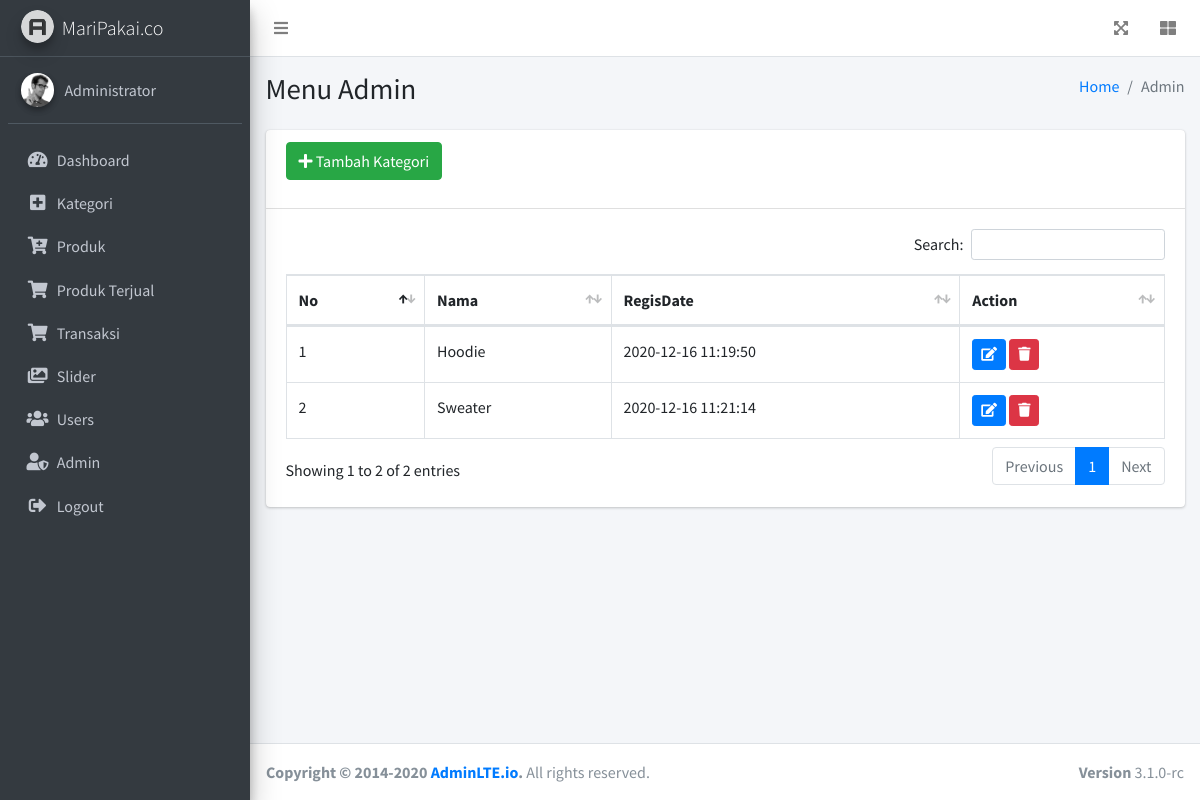
Page /admin/kategori.php (signed in) on the committed database.
### tables this page shows
CREATE TABLE `kategori` (
  `id` int(11) NOT NULL,
  `Namakategori` varchar(120) NOT NULL,
  `RegisDate` timestamp NOT NULL DEFAULT current_timestamp()
);

### admin/kategori.php (the view, shortened to what this page needs)
<?php
include('../include/koneksi.php');
if(strlen($_SESSION['alogin'])==0)
	{
header('location:index.php');
}
else{
?>
<!DOCTYPE html>
<html lang="en">
<head>
  <link rel="stylesheet" href="plugins/fontawesome-free/css/all.min.css">
  <link rel="stylesheet" href="plugins/datatables-bs4/css/dataTables.bootstrap4.min.css">
  <link rel="stylesheet" href="plugins/datatables-responsive/css/responsive.bootstrap4.min.css">
  <link rel="stylesheet" href="plugins/datatables-buttons/css/buttons.bootstrap4.min.css">
  <link rel="stylesheet" href="dist/css/adminlte.min.css">
</head>
<body class="hold-transition sidebar-mini layout-fixed">
<div class="wrapper">
  <nav class="main-header navbar navbar-expand navbar-white navbar-light">
    <ul class="navbar-nav">
      <li class="nav-item">
        <a class="nav-link" data-widget="pushmenu" href="#" role="button"><i class="fas fa-bars"></i></a>
      </li>
    </ul>
    <ul class="navbar-nav ml-auto">
      <li class="nav-item">
        <a class="nav-link" data-widget="fullscreen" href="#" role="button">
          <i class="fas fa-expand-arrows-alt"></i>
        </a>
      </li>
      <li class="nav-item">
        <a class="nav-link" data-widget="control-sidebar" data-slide="true" href="#" role="button">
          <i class="fas fa-th-large"></i>
        </a>
      </li>
    </ul>
  </nav>
  <?php include('./inc/sidebar.php');?>
  <div class="content-wrapper">
    <div class="content-header">
      <div class="container-fluid">
        <div class="row mb-2">
          <div class="col-sm-6">
            <h1 class="m-0">Menu Admin</h1>
          </div>
          <div class="col-sm-6">
            <ol class="breadcrumb float-sm-right">
              <li class="breadcrumb-item"><a href="#">Home</a></li>
              <li class="breadcrumb-item active">Admin</li>
            </ol>
          </div>
        </div>
      </div>
    </div>
    <section class="content">
      <div class="container-fluid">
        <div class="row">
          <div class="col-12">
          <div class="card">
              <div class="card-header">
                <a href="tambah-kat.php" class="btn btn-success mb-3"><i class="fas fa-plus"></i> Tambah Kategori</a>
              </div>
              <div class="card-body">
                <table id="example1" class="table table-bordered table-hover">
                <thead>
                  <tr>
                    <th>No</th>
                    <th>Nama</th>
                    <th>RegisDate</th>
                    <th>Action</th>
                  </tr>
                  </thead>
                  <tbody>
                  <?php
                        $sql = "select * from kategori";
                        $query = $dbh -> prepare($sql);
                        $query->execute();
                        $results=$query->fetchAll(PDO::FETCH_OBJ);
                        $nmr=1;
                        if($query->rowCount() > 0){
                            foreach($results as $res){
                    ?>
                  <tr>
                    <td><?php echo htmlentities($nmr);?></td>
                    <td><?php echo htmlentities($res->Namakategori);?></td>
                    <td><?php echo htmlentities($res->RegisDate);?></td>
                    <td>
                         <a href="change-kat.php?id=<?php echo $res->id;?>" class="btn btn-sm btn-primary"><i class="fas fa-edit"></i></a>
                         <a href="kategori.php?del=<?php echo $res->id;?>" onclick="return confirm('Do you want to delete');" class="btn btn-sm btn-danger"><i class="fas fa-trash"></i></a>
                    </td>
                  </tr>
                  <?php $nmr=$nmr+1; } } ?>
                  </tbody>
                </table>
              </div>
            </div>
          </div>
        </div>
      </div>
    </section>
  </div>
  <footer class="main-footer">
    <div class="float-right d-none d-sm-block">
      <b>Version</b> 3.1.0-rc
    </div>
    <strong>Copyright &copy; 2014-2020 <a href="https://adminlte.io">AdminLTE.io</a>.</strong> All rights reserved.
  </footer>
</div>
</body>
</html>
<?php } ?>

### rows in the picture
kategori: Namakategori "Hoodie", RegisDate "2020-12-16 11:19:50"
kategori: Namakategori "Sweater", RegisDate "2020-12-16 11:21:14"
